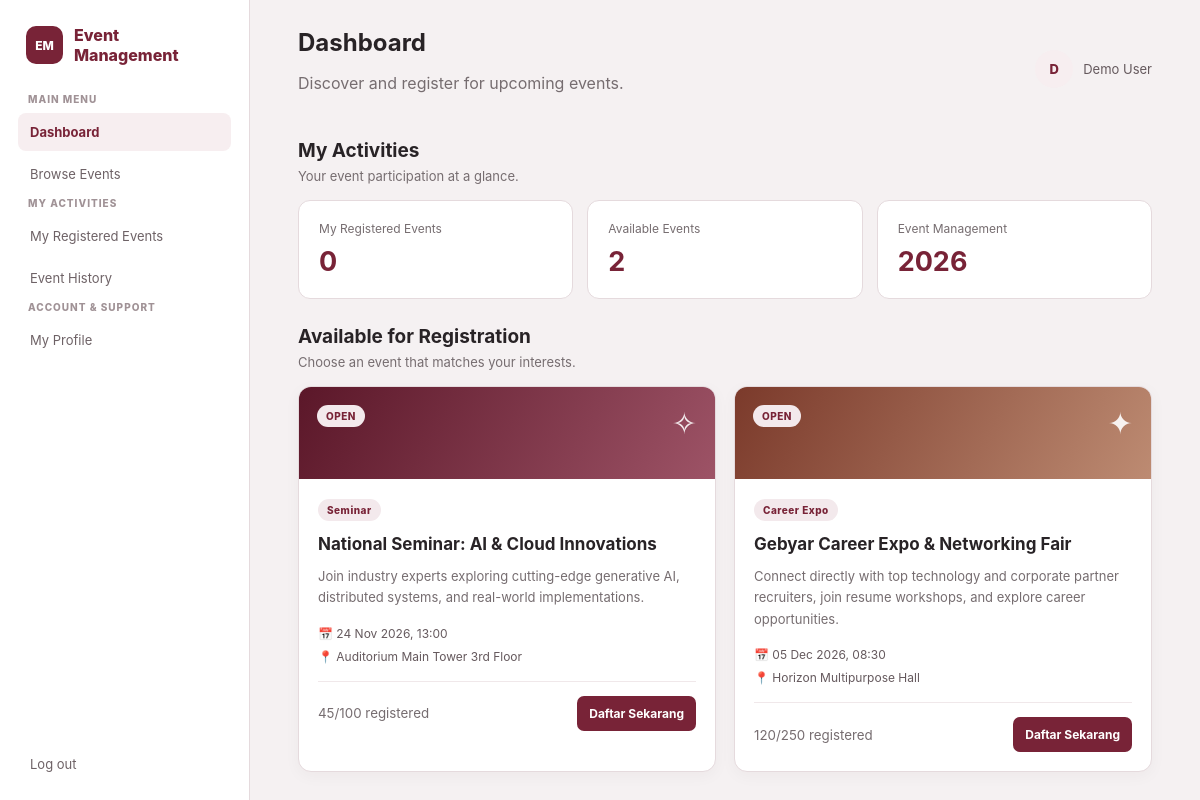
/backend/dashboard.php (signed in), run on the app's committed database.
### tables this page shows
CREATE TABLE IF NOT EXISTS events (
 id INT UNSIGNED AUTO_INCREMENT PRIMARY KEY,
 title VARCHAR(180) NOT NULL,
 description TEXT NOT NULL,
 event_date DATETIME NOT NULL,
 location VARCHAR(180) NOT NULL,
 capacity INT UNSIGNED NOT NULL DEFAULT 100,
 registered_count INT UNSIGNED NOT NULL DEFAULT 0,
 category VARCHAR(80) NOT NULL DEFAULT 'Seminar',
 created_at TIMESTAMP NOT NULL DEFAULT CURRENT_TIMESTAMP
);

### backend/dashboard.php (the view, shortened to what this page needs)
<?php
require __DIR__ . '/config.php';
$events = $pdo->query('SELECT id,title,description,event_date,location,capacity,registered_count,category FROM events ORDER BY event_date ASC')->fetchAll();
$stmt = $pdo->prepare('SELECT COUNT(*) FROM registrations WHERE user_id = :uid');
$stmt->execute(['uid' => $_SESSION['user_id']]);
$registeredCount = (int)$stmt->fetchColumn();
function e(string $s): string { return htmlspecialchars($s, ENT_QUOTES, 'UTF-8'); }
?>
<!DOCTYPE html><html lang="id"><head><meta charset="UTF-8"><meta name="viewport" content="width=device-width, initial-scale=1.0"><title>Dashboard | Event Management 2026</title><link rel="stylesheet" href="../frontend/css/style.css"></head>
<body><div class="app-layout"><aside class="sidebar">
<a class="sidebar-brand" href="dashboard.php"><span class="brand-mark">EM</span><span>Event Management</span></a>
<nav class="sidebar-nav"><p class="nav-group-title">MAIN MENU</p><a class="nav-link active" href="dashboard.php">Dashboard</a><a class="nav-link" href="#events">Browse Events</a><p class="nav-group-title">MY ACTIVITIES</p><a class="nav-link" href="my-registrations.php">My Registered Events</a><a class="nav-link" href="my-registrations.php">Event History</a><p class="nav-group-title">ACCOUNT &amp; SUPPORT</p><a class="nav-link" href="profile.php">My Profile</a></nav><div class="sidebar-bottom"><a class="nav-link" href="logout.php">Log out</a></div></aside>
<main class="main-content"><header class="topbar"><div><h1>Dashboard</h1><p class="muted">Discover and register for upcoming events.</p></div><div class="user-chip"><span class="avatar"><?= e(strtoupper(substr((string)$_SESSION['user_name'],0,1))) ?></span><span class="user-name"><?= e((string)$_SESSION['user_name']) ?></span></div></header>
<div class="section-heading"><div><h2>My Activities</h2><p>Your event participation at a glance.</p></div></div>
<section class="stat-grid"><article class="stat-card"><span>My Registered Events</span><strong><?= $registeredCount ?></strong></article><article class="stat-card"><span>Available Events</span><strong><?= count($events) ?></strong></article><article class="stat-card"><span>Event Management</span><strong>2026</strong></article></section>
<section id="events"><div class="section-heading"><div><h2>Available for Registration</h2><p>Choose an event that matches your interests.</p></div></div><div class="event-grid">
<?php foreach ($events as $i => $event): ?><article class="event-card"><div class="event-banner <?= $i%2?'alt':'' ?>"><span class="pill">OPEN</span><span class="event-symbol"><?= $i%2?'✦':'✧' ?></span></div><div class="event-body"><span class="pill"><?= e($event['category']) ?></span><h3><?= e($event['title']) ?></h3><p><?= e($event['description']) ?></p><div class="event-meta"><span>📅 <?= e(date('d M Y, H:i',strtotime($event['event_date']))) ?></span><span>📍 <?= e($event['location']) ?></span></div><div class="event-bottom"><small><?= (int)$event['registered_count'] ?>/<?= (int)$event['capacity'] ?> registered</small><a class="btn btn-primary" href="register-event.php?event_id=<?= (int)$event['id'] ?>">Daftar Sekarang</a></div></div></article><?php endforeach; ?>
</div></section></main></div></body></html>

### frontend/css/style.css (style rules this page uses)
:root { --maroon:#782337;--maroon-dark:#541727;--maroon-soft:#f7eef0;--ink:#282326;--muted:#766d70;--line:#e5dadd;--surface:#fff;--page:#f5f1f2;--shadow:0 14px 40px rgba(61,18,31,.10) }
* { box-sizing:border-box }
body { margin:0;font-family:Inter,Arial,Helvetica,sans-serif;color:var(--ink);background:var(--page) }
a { color:inherit;text-decoration:none }
.brand-mark { width:46px;height:46px;display:grid;place-items:center;margin:0 auto 18px;border-radius:13px;background:var(--maroon);color:#fff;font-weight:800 }
.muted { color:var(--muted) }
.btn { display:inline-flex;align-items:center;justify-content:center;border:0;border-radius:7px;padding:12px 16px;font-weight:700;cursor:pointer;transition:background .18s,transform .18s }
.btn-primary { color:#fff;background:var(--maroon) }
.app-layout { min-height:100vh;display:grid;grid-template-columns:250px minmax(0,1fr) }
.sidebar { padding:25px 18px;background:#fff;border-right:1px solid var(--line);display:flex;flex-direction:column;gap:28px }
.sidebar-brand { display:flex;align-items:center;gap:11px;font-size:16px;font-weight:800;color:var(--maroon);padding:0 8px }
.sidebar-brand .brand-mark { margin:0;width:38px;height:38px;border-radius:10px;font-size:12px }
.nav-group-title { padding:0 10px;margin:0 0 8px;color:#a09296;font-size:10px;font-weight:800;letter-spacing:.1em }
.nav-link { display:block;margin:4px 0;padding:11px 12px;border-radius:8px;color:#6e6266;font-size:13px }
.nav-link:hover,.nav-link.active { background:var(--maroon-soft);color:var(--maroon);font-weight:700 }
.sidebar-bottom { margin-top:auto }
.main-content { min-width:0;padding:28px clamp(18px,4vw,48px) 40px }
.topbar { display:flex;justify-content:space-between;align-items:center;gap:16px;margin-bottom:30px }
.topbar h1 { margin:0;font-size:24px }
.user-chip { display:flex;align-items:center;gap:10px;color:#65595d;font-size:13px }
.avatar { display:grid;place-items:center;width:38px;height:38px;border-radius:50%;background:var(--maroon-soft);color:var(--maroon);font-weight:800 }
.section-heading { display:flex;justify-content:space-between;align-items:end;gap:16px;margin:26px 0 16px }
.section-heading h2 { margin:0;font-size:19px }
.section-heading p { margin:6px 0 0;color:var(--muted);font-size:13px }
.stat-grid { display:grid;grid-template-columns:repeat(3,minmax(0,1fr));gap:14px }
.stat-card { padding:20px;border:1px solid var(--line);background:#fff;border-radius:12px }
.stat-card span { display:block;color:var(--muted);font-size:12px }
.stat-card strong { display:block;color:var(--maroon);font-size:27px;margin-top:9px }
.event-grid { display:grid;grid-template-columns:repeat(2,minmax(0,1fr));gap:18px }
.event-card { overflow:hidden;background:#fff;border:1px solid var(--line);border-radius:13px;box-shadow:0 4px 16px rgba(61,18,31,.04) }
.event-banner { min-height:92px;padding:18px;display:flex;align-items:start;justify-content:space-between;background:linear-gradient(120deg,#5b1729,#9d5366);color:#fff }
.event-banner.alt { background:linear-gradient(120deg,#7b3a2b,#bd8b72) }
.event-banner .event-symbol { font-size:30px;opacity:.9 }
.pill { display:inline-block;padding:5px 9px;border-radius:999px;background:#f3e9ec;color:var(--maroon);font-size:10px;font-weight:800;letter-spacing:.05em }
.event-body { padding:19px }
.event-body h3 { margin:12px 0 9px;font-size:17px;line-height:1.4 }
.event-body p { margin:0;color:var(--muted);font-size:13px;line-height:1.65 }
.event-meta { display:grid;gap:8px;margin:17px 0;color:#65595d;font-size:12px }
.event-bottom { display:flex;align-items:center;justify-content:space-between;gap:10px;padding-top:14px;border-top:1px solid #f0e8ea }
.event-bottom small { color:var(--muted) }
.event-bottom .btn { padding:10px 12px;font-size:12px }

### data on the page
events: category "Seminar", title "National Seminar: AI & Cloud Innovations", description "Join industry experts exploring cutting-edge generative AI, distributed systems, and real-world implementations.", event_date "24 Nov 2026, 13:00", location "Auditorium Main Tower 3rd Floor", registered_count "45", capacity "100"
events: category "Career Expo", title "Gebyar Career Expo & Networking Fair", description "Connect directly with top technology and corporate partner recruiters, join resume workshops, and explore career opportunities.", event_date "05 Dec 2026, 08:30", location "Horizon Multipurpose Hall", registered_count "120", capacity "250"

### other printed values
substr((string)$_SESSION['user_name'],0,1) "D"
$_SESSION['user_name'] "Demo User"
$registeredCount "0"
count($events) "2"
